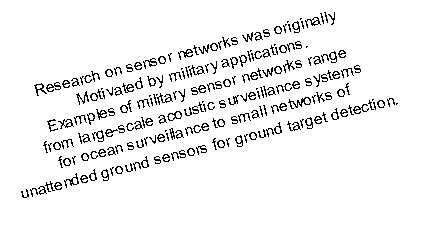
#> input picture Dataset/coba9.png, 429 x 229 px, found by its file name
$ python main.py
#> lines starting #> are read from the running program, lines starting #| are printed output that depends on the picture; after the words box and inside, x2 and y2 are one past the last pixel; in counts of white or black regions, pixels touching at a corner belong together
import cv2
import numpy as np
import math
import os
import pytesseract
# Versi Nuel

# --- Konfigurasi Tesseract
tesseract_path_default = r"C:\Program Files\Tesseract-OCR\tesseract.exe" # Sesuaikan dengan path Anda
try:
    pytesseract.pytesseract.tesseract_cmd = os.environ.get('TESSERACT_CMD', tesseract_path_default)
    pytesseract.get_tesseract_version()
#> (this line was passed over: pytesseract is not available in this run)
except Exception as e:
    print(f"⚠️ Peringatan Tesseract: {e}")
    if not os.path.exists(pytesseract.pytesseract.tesseract_cmd):
        print(f"❌ Error: Tesseract OCR tidak ditemukan di path '{pytesseract.pytesseract.tesseract_cmd}'.")
        print("Pastikan Tesseract OCR terinstal dan path ke tesseract.exe sudah benar, atau set environment variable TESSERACT_CMD.")

def koreksi_kemiringan(path_citra):
    """
    Membaca citra teks, mendeteksi sudut kemiringan menggunakan Hough Transform,
    mengidentifikasi arah kemiringan, dan melakukan rotasi untuk meluruskan teks.

    Args:
        path_citra (str): Path menuju file citra input.

    Returns:
        tuple: Berisi (citra_asli, citra_hasil_rotasi, sudut_kemiringan, arah_kemiringan)
               atau None jika tidak ada garis yang terdeteksi.
    """
#> called with path_citra = 'Dataset\\coba9.png'
    # 1. Baca citra
    citra = cv2.imread(path_citra)
#> citra is the input picture: shape (229, 429, 3); 93.9% white; black in thin lines or dots, all inside (x1, y1, x2, y2) = (21, 12, 398, 198)
    if citra is None:
        print(f"Error: Tidak dapat membaca citra dari {path_citra}")
        return None, None, None, None

    citra_asli = citra.copy()

    # 2. Pra-pemrosesan
    # Konversi ke grayscale
    gray = cv2.cvtColor(citra, cv2.COLOR_BGR2GRAY)
    # Invert gambar jika teks lebih terang dari background (opsional, tergantung citra)
    # gray = cv2.bitwise_not(gray)
    # Deteksi tepi menggunakan Canny
    edges = cv2.Canny(gray, 50, 150, apertureSize=3)
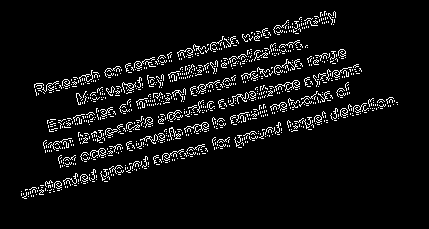
#> edges: shape (229, 429); 6% white in thin lines or dots, all inside (x1, y1, x2, y2) = (21, 11, 398, 199)

    # 3. Terapkan Hough Line Transform
    # Parameter HoughLinesP:
    # - edges: output dari detektor tepi.
    # - 1: resolusi rho dalam piksel.
    # - np.pi / 180: resolusi theta dalam radian.
    # - threshold: jumlah minimum irisan untuk mendeteksi garis.
    # - minLineLength: panjang minimum garis dalam piksel.
    # - maxLineGap: celah maksimum antara segmen garis yang akan dianggap sebagai satu garis.
    lines = cv2.HoughLinesP(edges, 1, np.pi / 180, threshold=80, minLineLength=50, maxLineGap=10)
#> lines = 28 rows, first 6: [25, 189, 227, 138], [21, 194, 373, 100], [145, 137, 345, 87], [275, 132, 397, 102], [41, 86, 335, 13], [43, 144, 341, 70]

    if lines is None:
        print(f"Tidak ada garis yang terdeteksi di {path_citra}. Coba sesuaikan parameter Hough.")
        return citra_asli, None, 0, "Tidak terdeteksi"

    angles = []
    for line in lines:
        x1, y1, x2, y2 = line[0]
        # Hitung sudut garis
        # Perhatikan: atan2 mengembalikan sudut dalam radian, antara -pi dan pi.
        # Sudut dihitung relatif terhadap sumbu x positif.
        angle = math.atan2(y2 - y1, x2 - x1) * 180.0 / np.pi
        angles.append(angle)
#> this loop made 28 passes
#> (x1, y1, x2, y2, angle) on passes 1 to 12: (25, 189, 227, 138, -14.17), (21, 194, 373, 100, -14.95), (145, 137, 345, 87, -14.04), (275, 132, 397, 102, -13.82), (41, 86, 335, 13, -13.94), (43, 144, 341, 70, -13.95), (240, 138, 392, 97, -15.1), (84, 140, 361, 71, -13.99), (58, 160, 255, 111, -13.97), (47, 123, 343, 49, -14.04), (60, 166, 332, 98, -14.04), (44, 147, 360, 68, -14.04)
#> after the loop, angles = 28 values, max -13.59 at index 20, min -16.15 at index 26, mean -14.26

    # 4. Tentukan sudut kemiringan dominan
    # Kita bisa menggunakan median atau modus dari sudut-sudut yang terdeteksi.
    # Median lebih robust terhadap outlier.
    # Filter sudut yang masuk akal untuk kemiringan teks (misalnya antara -45 dan 45 derajat)
    # karena Hough Transform bisa mendeteksi garis vertikal juga.
    filtered_angles = [angle for angle in angles if -45 < angle < 45 and angle != 0]
#> filtered_angles has the same summary as angles

    if not filtered_angles:
        print(f"Tidak ada sudut kemiringan teks yang signifikan terdeteksi di {path_citra}.")
        return citra_asli, citra_asli, 0, "Tidak signifikan" # Kembalikan citra asli jika tidak ada kemiringan

    sudut_kemiringan = np.median(filtered_angles)
#> sudut_kemiringan = -14.04

    # 5. Identifikasi arah kemiringan
    arah_kemiringan = "Tidak ada"
    if sudut_kemiringan > 0.5: # Tambahkan sedikit toleransi
        arah_kemiringan = "Berlawanan Arah Jarum Jam (Rotasi ke kiri)"
    elif sudut_kemiringan < -0.5: # Tambahkan sedikit toleransi
        arah_kemiringan = "Searah Jarum Jam (Rotasi ke kanan)"
    else:
        arah_kemiringan = "Tegak Lurus / Kemiringan Sangat Kecil"


    print(f"Citra: {path_citra}")
    print(f"Sudut Kemiringan Terdeteksi: {sudut_kemiringan:.2f} derajat")
#| Sudut Kemiringan Terdeteksi: -14.04 derajat
    print(f"Arah Kemiringan: {arah_kemiringan}")

    # 6. Rotasi citra untuk meluruskan
    (h, w) = citra.shape[:2]
#> h = 229; w = 429
    center = (w // 2, h // 2)
#> center = (214, 114)

    # Matriks rotasi
    # Perhatikan: OpenCV melakukan rotasi berlawanan arah jarum jam untuk sudut positif.
    # Jadi, jika sudut_kemiringan adalah X, kita perlu merotasi sebesar -X.
    M = cv2.getRotationMatrix2D(center, sudut_kemiringan, 1.0) # Koreksi sudut rotasi
#> M = [[0.97, -0.243, 34.04], [0.243, 0.97, -48.5]]

    # Hitung dimensi baru gambar setelah rotasi agar seluruh gambar terlihat
    cos = np.abs(M[0, 0])
#> cos = 0.97
    sin = np.abs(M[0, 1])
#> sin = 0.243

    new_w = int((h * sin) + (w * cos))
#> new_w = 471
    new_h = int((h * cos) + (w * sin))
#> new_h = 326

    # Sesuaikan matriks rotasi untuk memperhitungkan translasi
    M[0, 2] += (new_w / 2) - center[0]
    M[1, 2] += (new_h / 2) - center[1]

    citra_hasil_rotasi = cv2.warpAffine(citra, M, (new_w, new_h), flags=cv2.INTER_CUBIC, borderMode=cv2.BORDER_REPLICATE)
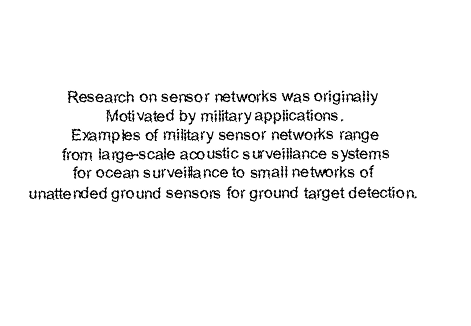
#> citra_hasil_rotasi: shape (326, 471, 3); min 0, max 255, mean 244.5


    return citra_asli, citra_hasil_rotasi, sudut_kemiringan, arah_kemiringan

if __name__ == "__main__":
    # Ganti dengan path ke citra-citra input kalian
    daftar_citra_input = [
        "Dataset\coba9.png",
    ]

    ocr_language = 'eng+ind' # Bahasa Inggris dan Indonesia
    apply_ocr_preprocessing_thresholding = True
    ocr_threshold_type = cv2.THRESH_BINARY_INV + cv2.THRESH_OTSU


    for i, path_input in enumerate(daftar_citra_input):
        print(f"\n--- Memproses Citra {i+1}: {path_input} ---")
        citra_asli, citra_terkoreksi, sudut, arah = koreksi_kemiringan(path_input)
#> sudut = -14.04; arah = 'Searah Jarum Jam (Rotasi ke kanan)'

        if citra_asli is not None:
            cv2.imshow(f"Citra Asli {i+1} ||  Sudut Kemiringan: {sudut:.2f}", citra_asli)
            if citra_terkoreksi is not None:
                cv2.imshow(f"Citra Terkoreksi {i+1} ||  Arah Koreksi: {arah})", citra_terkoreksi)
                # Simpan hasil (opsional)
                # nama_file_output = f"hasil_koreksi_{i+1}.png"
                # cv2.imwrite(nama_file_output, citra_terkoreksi)
                # print(f"Hasil koreksi disimpan sebagai: {nama_file_output}")
                 # --- Langkah OCR dengan Tesseract ---
                print("\n  Melakukan OCR pada citra terkoreksi...")
                img_for_ocr = citra_terkoreksi.copy()

                if apply_ocr_preprocessing_thresholding:
                    print("    Menerapkan thresholding tambahan sebelum OCR...")
                    if len(img_for_ocr.shape) == 3: # Jika berwarna
                        ocr_gray = cv2.cvtColor(img_for_ocr, cv2.COLOR_BGR2GRAY)
                    else: # Jika sudah grayscale
                        ocr_gray = img_for_ocr

                    # Terapkan thresholding
                    _, ocr_thresholded = cv2.threshold(ocr_gray, 0, 255, ocr_threshold_type)
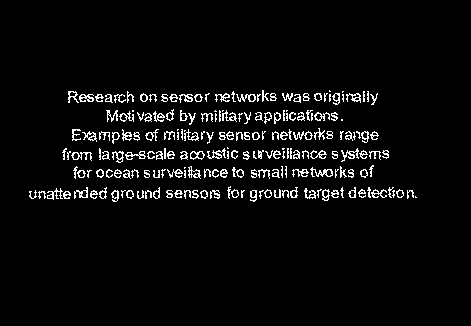
#> ocr_thresholded: shape (326, 471); 4.5% white in thin lines or dots, all inside (x1, y1, x2, y2) = (29, 90, 417, 202)
                    img_for_ocr = ocr_thresholded # Gambar untuk OCR sekarang adalah hasil threshold
                    cv2.imshow(f"Thresholded untuk OCR {i+1}", img_for_ocr)


                try:
                    custom_config = r'--oem 3 --psm 6'
#> (the run stopped early here; a loop or call above may not have finished)

$ run again, with Dataset/coba1.png copied over Dataset/coba9.png
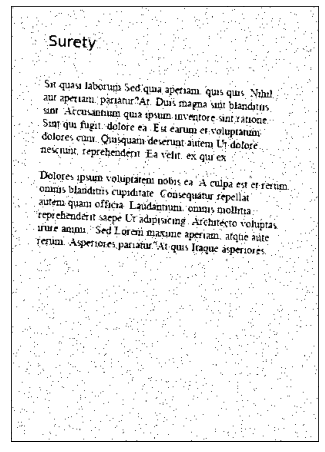
#> input picture Dataset/coba1.png, 325 x 452 px, found by its file name
#> in koreksi_kemiringan, citra is the input picture: shape (452, 325, 3); min 0, max 255, mean 239.2
#> in koreksi_kemiringan, `edges = cv2.Canny(gray, 50, 150, apertureSize=3)`:
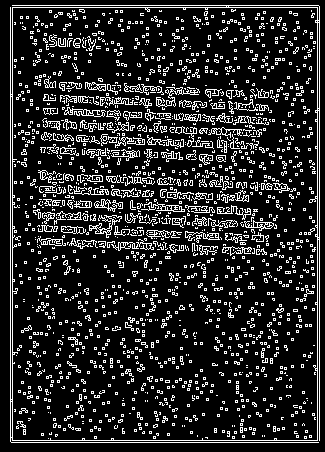
#> edges: shape (452, 325); 15.6% white in thin lines or dots
#> lines = 77 rows, first 6: [317, 442, 317, 5], [10, 441, 10, 7], [319, 440, 319, 6], [12, 442, 12, 5], [13, 5, 318, 5], [13, 7, 316, 7]
#> the loop in koreksi_kemiringan, `for line in lines:` made 77 passes
#> (x1, y1, x2, y2, angle) on passes 1 to 8: (317, 442, 317, 5, -90), (10, 441, 10, 7, -90), (319, 440, 319, 6, -90), (12, 442, 12, 5, -90), (13, 5, 318, 5, 0), (13, 7, 316, 7, 0), (11, 442, 318, 442, 0), (13, 440, 316, 440, 0)
#> after the loop in koreksi_kemiringan, `for line in lines:`: angles = 77 values, max 84.85 at index 49, min -90 at index 0, mean -5.9
#> filtered_angles = 46 values, max 4.29 at index 44, min 1.81 at index 34, mean 3.11
#> sudut_kemiringan = 3
#| Sudut Kemiringan Terdeteksi: 3.00 derajat
#> M = [[0.999, 0.0523, -11.6], [-0.0523, 0.999, 8.78]]
#> cos = 0.999
#> sin = 0.0523
#> new_w = 348
#> new_h = 468
#> sudut = 3
#> `_, ocr_thresholded = cv2.threshold(ocr_gray, 0, 255, ocr_threshold_type)`:
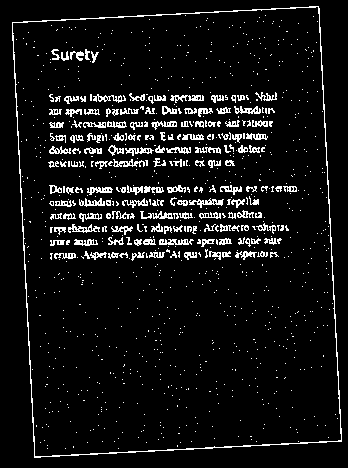
#> ocr_thresholded: shape (468, 348); 7.5% white in thin lines or dots

$ run again, with Dataset/coba10.png copied over Dataset/coba9.png
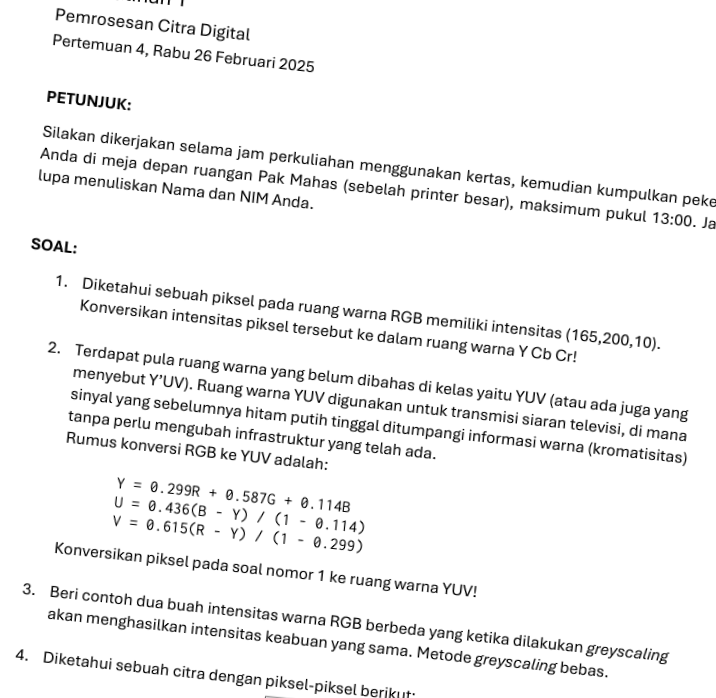
#> input picture Dataset/coba10.png, 716 x 698 px, found by its file name
#> in koreksi_kemiringan, citra is the input picture: shape (698, 716, 3); min 0, max 255, mean 241.8
#> in koreksi_kemiringan, `edges = cv2.Canny(gray, 50, 150, apertureSize=3)`:
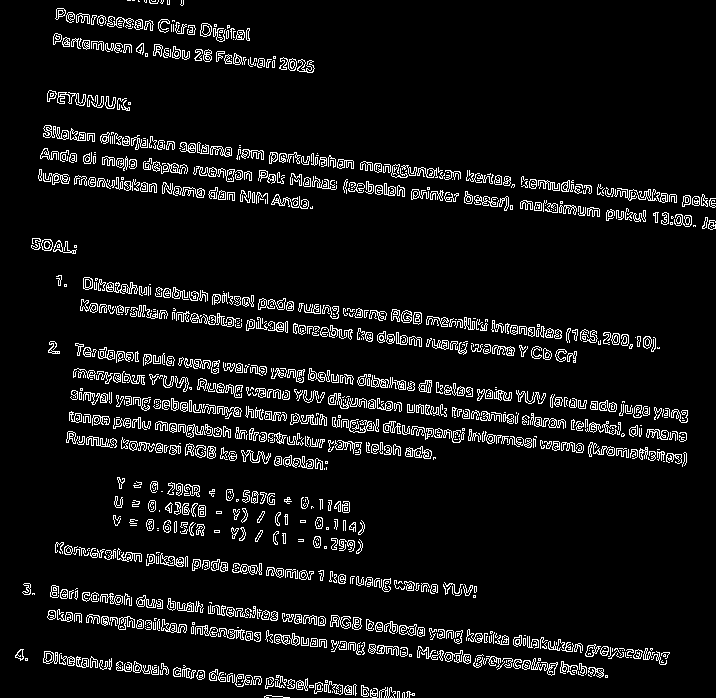
#> edges: shape (698, 716); 7.3% white in thin lines or dots
#> lines = 153 rows, first 6: [43, 128, 715, 198], [247, 393, 686, 439], [83, 286, 659, 347], [77, 353, 686, 417], [71, 391, 686, 456], [43, 136, 715, 206]
#> the loop in koreksi_kemiringan, `for line in lines:` made 153 passes
#> (x1, y1, x2, y2, angle) on passes 1 to 3: (43, 128, 715, 198, 5.95), (247, 393, 686, 439, 5.98), (83, 286, 659, 347, 6.05)
#> after the loop in koreksi_kemiringan, `for line in lines:`: angles = 153 values, max 8 at index 140, min 3.07 at index 75, mean 5.85
#> filtered_angles has the same summary as angles
#> sudut_kemiringan = 5.97
#| Sudut Kemiringan Terdeteksi: 5.97 derajat
#> M = [[0.995, 0.104, -34.36], [-0.104, 0.995, 39.13]]
#> cos = 0.995
#> sin = 0.104
#> new_w = 784
#> new_h = 768
#> sudut = 5.97
#> `_, ocr_thresholded = cv2.threshold(ocr_gray, 0, 255, ocr_threshold_type)`:
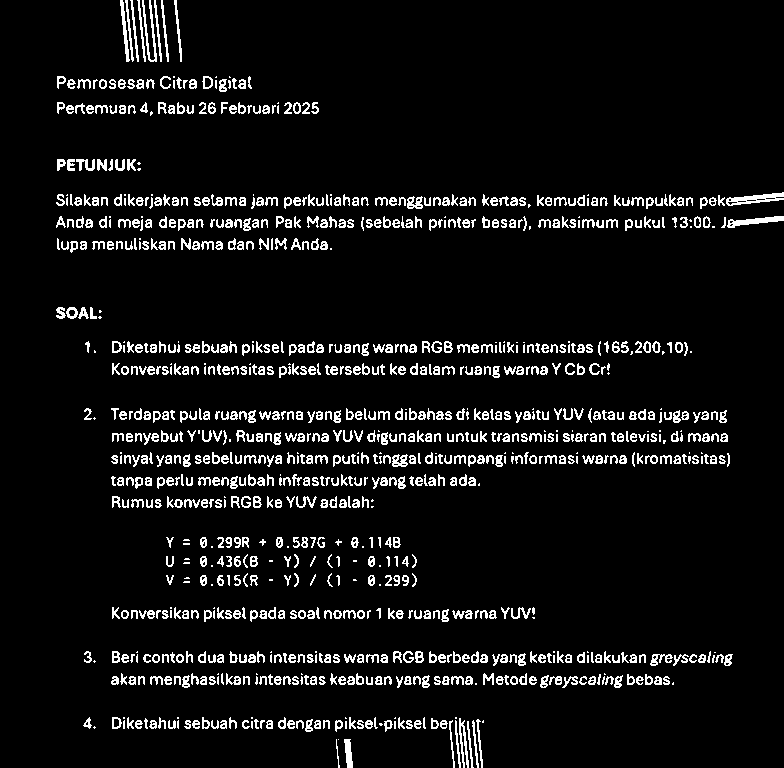
#> ocr_thresholded: shape (768, 784); 7% white in thin lines or dots

$ run again, with Dataset/coba6.png copied over Dataset/coba9.png
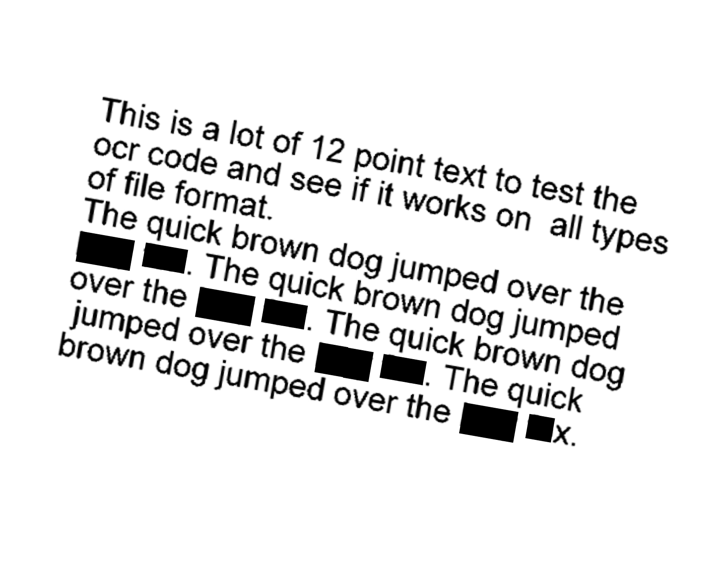
#> input picture Dataset/coba6.png, 714 x 584 px, found by its file name
#> in koreksi_kemiringan, citra is the input picture: shape (584, 714, 3); min 0, max 255, mean 232.7
#> in koreksi_kemiringan, `edges = cv2.Canny(gray, 50, 150, apertureSize=3)`:
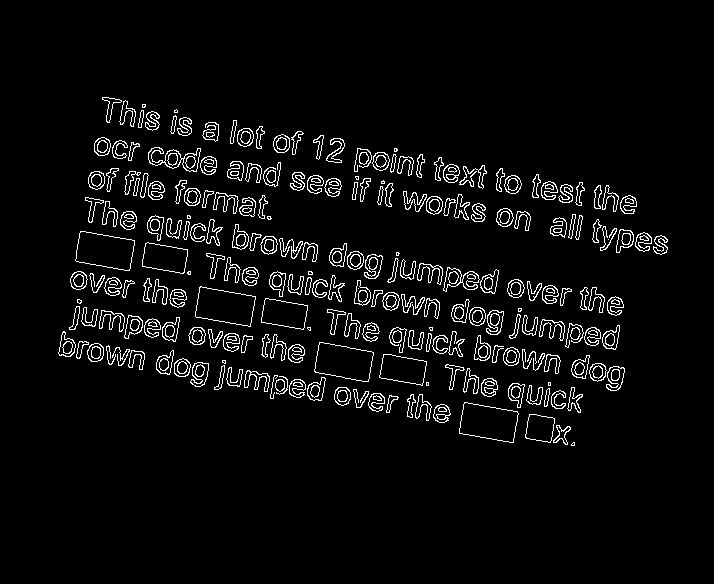
#> edges: shape (584, 714); 4.7% white in thin lines or dots, all inside (x1, y1, x2, y2) = (58, 97, 668, 446)
#> lines = 215 rows, first 6: [154, 147, 215, 158], [532, 181, 635, 199], [395, 259, 497, 277], [592, 238, 666, 251], [150, 150, 216, 161], [380, 188, 485, 207]
#> the loop in koreksi_kemiringan, `for line in lines:` made 215 passes
#> (x1, y1, x2, y2, angle) on passes 1 to 3: (154, 147, 215, 158, 10.22), (532, 181, 635, 199, 9.91), (395, 259, 497, 277, 10.01)
#> after the loop in koreksi_kemiringan, `for line in lines:`: angles = 215 values, max 24.66 at index 205, min -0.868 at index 43, mean 10.08
#> filtered_angles has the same summary as angles
#> sudut_kemiringan = 10.05
#| Sudut Kemiringan Terdeteksi: 10.05 derajat
#> M = [[0.985, 0.174, -45.48], [-0.174, 0.985, 66.78]]
#> cos = 0.985
#> sin = 0.174
#> new_w = 804
#> new_h = 699
#> sudut = 10.05
#> `_, ocr_thresholded = cv2.threshold(ocr_gray, 0, 255, ocr_threshold_type)`:
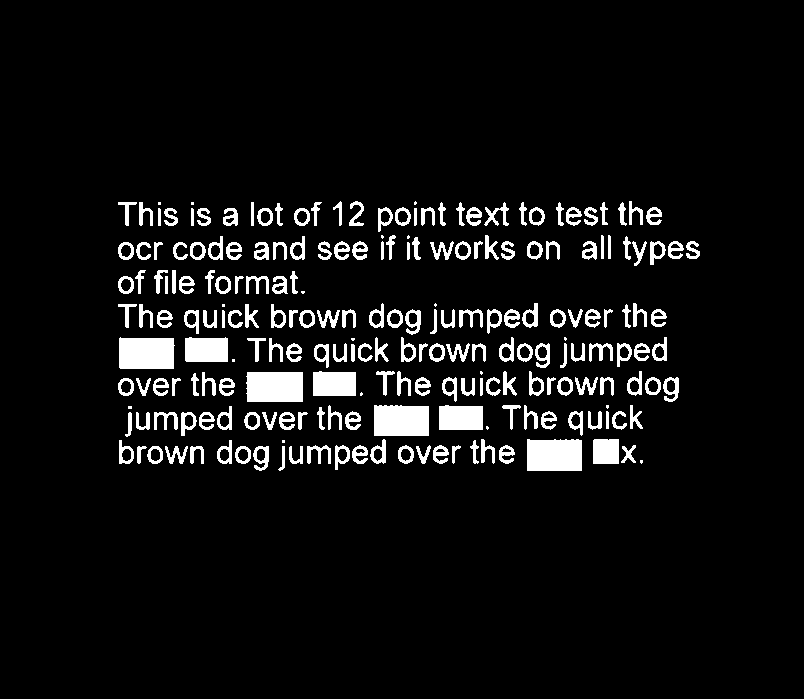
#> ocr_thresholded: shape (699, 804); 6.7% white; 218 white regions (18 under 20 px), largest, box (x1, y1, x2, y2) and area: (527, 439, 582, 471) 1719, (119, 337, 175, 369) 1706, (246, 372, 303, 402) 1685
